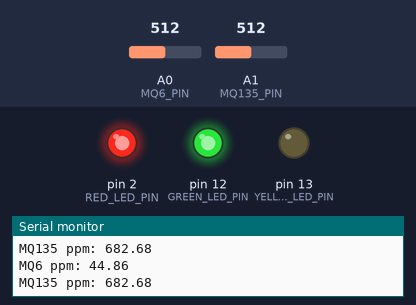
A sketch run on a simulated Arduino Uno, built with avr-gcc and run on an emulated ATmega328P. Parts: output pins drawn as LEDs (lit = HIGH), the last lines printed to the serial monitor. The inputs (shaded band) are chosen by the test bench; at power-on: A0 (MQ6_PIN) = 512, A1 (MQ135_PIN) = 512.

Above: at 2.8 s.
2.9 s: A0 (MQ6_PIN) set to 568
4.4 s: A0 (MQ6_PIN) set to 598
At 5.7 s:
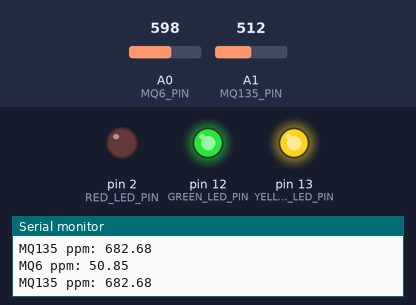
6.5 s: A0 (MQ6_PIN) set to 511
At 8.2 s:
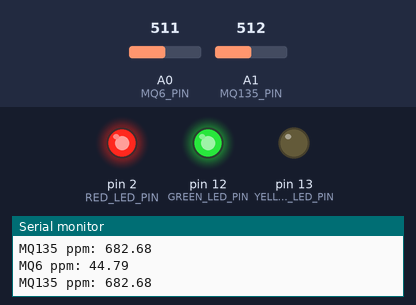
8.5 s: A0 (MQ6_PIN) set to 610
At 9.9 s:
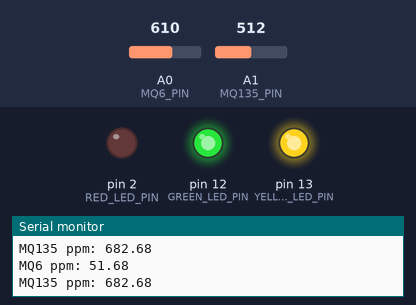
Timing chart, 0 to 11.5 s (numbered marks = the images above; inputs shaded):
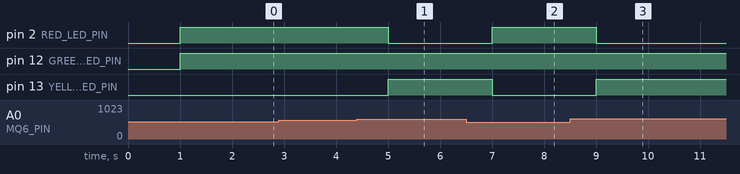

Measured:
- the behaviour switches between 585 and 586 on A0 (MQ6_PIN) (found by bisection; images 0 and 1)
- after the input at 4.4 s, pin 2 (RED_LED_PIN): HIGH → LOW after 0.60 s; pin 13 (YELLOW_LED_PIN): LOW → HIGH after 0.60 s
- after the input at 6.5 s, pin 2 (RED_LED_PIN): LOW → HIGH after 0.50 s; pin 13 (YELLOW_LED_PIN): HIGH → LOW after 0.50 s
- after the input at 8.5 s, pin 2 (RED_LED_PIN): HIGH → LOW after 0.50 s; pin 13 (YELLOW_LED_PIN): LOW → HIGH after 0.50 s

The sketch:

test-offline.ino
```cpp
#define MQ6_PIN 14
#define MQ135_PIN 15
#define RED_LED_PIN 2
#define YELLOW_LED_PIN 13
#define GREEN_LED_PIN 12

float R0_MQ6 = 9.83; // Valor de la resistencia del sensor MQ6 en aire limpio
float R0_MQ135 = 398.63; // Valor de la resistencia del sensor MQ135 en aire limpio

unsigned long previousMillisMQ6 = 0;
unsigned long previousMillisMQ135 = 0;
const long interval = 1000;  // intervalo de actualización (1 segundo)

float ppm_mq6;
float ppm_mq135;


void setup() {
  Serial.begin(115200);
  pinMode(RED_LED_PIN, OUTPUT);
  pinMode(YELLOW_LED_PIN, OUTPUT);
  pinMode(GREEN_LED_PIN, OUTPUT);
}

void loop() {
  unsigned long currentMillis = millis();

  if (currentMillis - previousMillisMQ6 >= interval) {
    previousMillisMQ6 = currentMillis;
    readAndCalculateMQ6();
  }

  if (currentMillis - previousMillisMQ135 >= interval) {
    previousMillisMQ135 = currentMillis;
    readAndCalculateMQ135();
  }
}

void readAndCalculateMQ6() {
  float sensor_volt = analogRead(MQ6_PIN);
  sensor_volt = sensor_volt/4095*3.3; // Conversion a voltaje
  float RS_gas = (5.0-sensor_volt)/sensor_volt; // Conversion a resistencia del sensor
  float ratio = RS_gas/R0_MQ6; // Calculo de la relación RS/R0

  float ppm_log = (log10(ratio)-2.3)/-1.36; // Fórmula de la hoja de datos para LPG
  ppm_mq6 = pow(10, ppm_log);

  Serial.print("MQ6 ppm: ");
  Serial.println(ppm_mq6);

  updateTrafficLight();
}

void readAndCalculateMQ135() {
  float sensor_volt = analogRead(MQ135_PIN);
  sensor_volt = sensor_volt/4095*3.3; // Conversion a voltaje
  float RS_gas = (5.0-sensor_volt)/sensor_volt; // Conversion a resistencia del sensor
  float ratio = RS_gas/R0_MQ135; // Calculo de la relación RS/R0

  float ppm_log = (log10(ratio)-2.3)/-1.36; // Fórmula de la hoja de datos para el aire
  ppm_mq135 = pow(10, ppm_log);

  Serial.print("MQ135 ppm: ");
  Serial.println(ppm_mq135);

  updateTrafficLight();
}

void updateTrafficLight() {
  digitalWrite(RED_LED_PIN, HIGH);
  digitalWrite(YELLOW_LED_PIN, HIGH);
  digitalWrite(GREEN_LED_PIN, HIGH);

  if (ppm_mq6 < 20 && ppm_mq135 < 400) {
    digitalWrite(GREEN_LED_PIN, LOW);
  } else if ((ppm_mq6 > 20 || ppm_mq135 > 400) && (ppm_mq6 < 50 || ppm_mq135 < 600)) {
    digitalWrite(YELLOW_LED_PIN, LOW);
  } else if (ppm_mq6 > 50 || ppm_mq135 > 600) {
    digitalWrite(RED_LED_PIN, LOW);
  }
}
```
